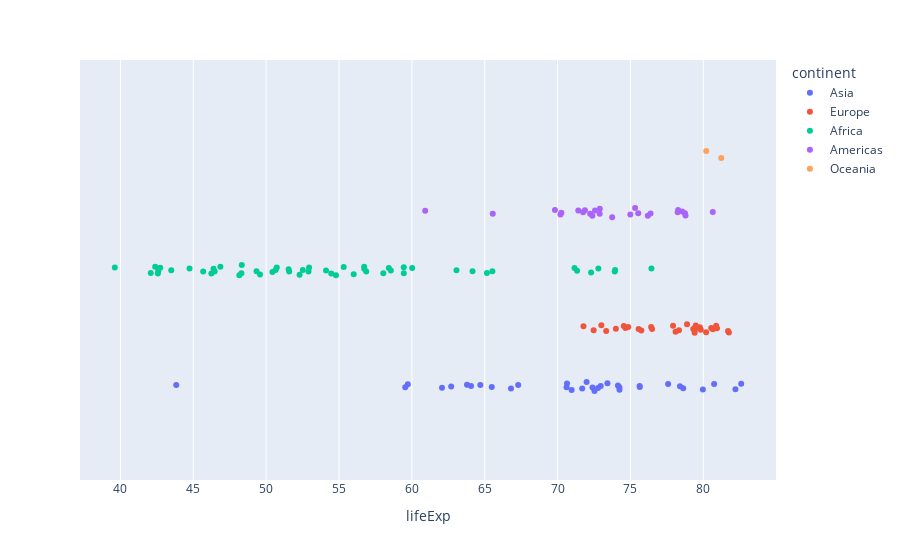

The notebook cell saved with this chart:
### Code cell
px.strip(df,x='lifeExp', color='continent', hover_name='country')

### Figure 1 — Plotly figure (JSON) as saved in the notebook; plotly's stock layout.template omitted (floating-point values rounded to 4 significant figures)
{"data": [{"alignmentgroup": "True", "boxpoints": "all", "fillcolor": "rgba(255,255,255,0)", "hoveron": "points", "hovertemplate": "<b>%{hovertext}</b><br><br>continent=Asia<br>lifeExp=%{x}<extra></extra>", "hovertext": ["Afghanistan", "Bahrain", "Bangladesh", "Cambodia", "China", "Hong Kong, China", "India", "Indonesia", "Iran", "Iraq", "Israel", "Japan", "Jordan", "Korea, Dem. Rep.", "Korea, Rep.", "Kuwait", "Lebanon", "Malaysia", "Mongolia", "Myanmar", "Nepal", "Oman", "Pakistan", "Philippines", "Saudi Arabia", "Singapore", "Sri Lanka", "Syria", "Taiwan", "Thailand", "Vietnam", "West Bank and Gaza", "Yemen, Rep."], "legendgroup": "Asia", "line": {"color": "rgba(255,255,255,0)"}, "marker": {"color": "#636efa"}, "name": "Asia", "offsetgroup": "Asia", "orientation": "h", "pointpos": 0, "showlegend": true, "type": "box", "x": [43.83, 75.64, 64.06, 59.72, 72.96, 82.21, 64.7, 70.65, 70.96, 59.55, 80.75, 82.6, 72.53, 67.3, 78.62, 77.59, 71.99, 74.24, 66.8, 62.07, 63.78, 75.64, 65.48, 71.69, 72.78, 79.97, 72.4, 74.14, 78.4, 70.62, 74.25, 73.42, 62.7], "x0": " ", "xaxis": "x", "y0": " ", "yaxis": "y"}, {"alignmentgroup": "True", "boxpoints": "all", "fillcolor": "rgba(255,255,255,0)", "hoveron": "points", "hovertemplate": "<b>%{hovertext}</b><br><br>continent=Europe<br>lifeExp=%{x}<extra></extra>", "hovertext": ["Albania", "Austria", "Belgium", "Bosnia and Herzegovina", "Bulgaria", "Croatia", "Czech Republic", "Denmark", "Finland", "France", "Germany", "Greece", "Hungary", "Iceland", "Ireland", "Italy", "Montenegro", "Netherlands", "Norway", "Poland", "Portugal", "Romania", "Serbia", "Slovak Republic", "Slovenia", "Spain", "Sweden", "Switzerland", "Turkey", "United Kingdom"], "legendgroup": "Europe", "line": {"color": "rgba(255,255,255,0)"}, "marker": {"color": "#EF553B"}, "name": "Europe", "offsetgroup": "Europe", "orientation": "h", "pointpos": 0, "showlegend": true, "type": "box", "x": [76.42, 79.83, 79.44, 74.85, 73.0, 75.75, 76.49, 78.33, 79.31, 80.66, 79.41, 79.48, 73.34, 81.76, 78.89, 80.55, 74.54, 79.76, 80.2, 75.56, 78.1, 72.48, 74.0, 74.66, 77.93, 80.94, 80.88, 81.7, 71.78, 79.42], "x0": " ", "xaxis": "x", "y0": " ", "yaxis": "y"}, {"alignmentgroup": "True", "boxpoints": "all", "fillcolor": "rgba(255,255,255,0)", "hoveron": "points", "hovertemplate": "<b>%{hovertext}</b><br><br>continent=Africa<br>lifeExp=%{x}<extra></extra>", "hovertext": ["Algeria", "Angola", "Benin", "Botswana", "Burkina Faso", "Burundi", "Cameroon", "Central African Republic", "Chad", "Comoros", "Congo, Dem. Rep.", "Congo, Rep.", "Cote d'Ivoire", "Djibouti", "Egypt", "Equatorial Guinea", "Eritrea", "Ethiopia", "Gabon", "Gambia", "Ghana", "Guinea", "Guinea-Bissau", "Kenya", "Lesotho", "Liberia", "Libya", "Madagascar", "Malawi", "Mali", "Mauritania", "Mauritius", "Morocco", "Mozambique", "Namibia", "Niger", "Nigeria", "Reunion", "Rwanda", "Sao Tome and Principe", "Senegal", "Sierra Leone", "Somalia", "South Africa", "Sudan", "Swaziland", "Tanzania", "Togo", "Tunisia", "Uganda", "Zambia", "Zimbabwe"], "legendgroup": "Africa", "line": {"color": "rgba(255,255,255,0)"}, "marker": {"color": "#00cc96"}, "name": "Africa", "offsetgroup": "Africa", "orientation": "h", "pointpos": 0, "showlegend": true, "type": "box", "x": [72.3, 42.73, 56.73, 50.73, 52.3, 49.58, 50.43, 44.74, 50.65, 65.15, 46.46, 55.32, 48.33, 54.79, 71.34, 51.58, 58.04, 52.95, 56.73, 59.45, 60.02, 56.01, 46.39, 54.11, 42.59, 45.68, 73.95, 59.44, 48.3, 54.47, 64.16, 72.8, 71.16, 42.08, 52.91, 56.87, 46.86, 76.44, 46.24, 65.53, 63.06, 42.57, 48.16, 49.34, 58.56, 39.61, 52.52, 58.42, 73.92, 51.54, 42.38, 43.49], "x0": " ", "xaxis": "x", "y0": " ", "yaxis": "y"}, {"alignmentgroup": "True", "boxpoints": "all", "fillcolor": "rgba(255,255,255,0)", "hoveron": "points", "hovertemplate": "<b>%{hovertext}</b><br><br>continent=Americas<br>lifeExp=%{x}<extra></extra>", "hovertext": ["Argentina", "Bolivia", "Brazil", "Canada", "Chile", "Colombia", "Costa Rica", "Cuba", "Dominican Republic", "Ecuador", "El Salvador", "Guatemala", "Haiti", "Honduras", "Jamaica", "Mexico", "Nicaragua", "Panama", "Paraguay", "Peru", "Puerto Rico", "Trinidad and Tobago", "United States", "Uruguay", "Venezuela"], "legendgroup": "Americas", "line": {"color": "rgba(255,255,255,0)"}, "marker": {"color": "#ab63fa"}, "name": "Americas", "offsetgroup": "Americas", "orientation": "h", "pointpos": 0, "showlegend": true, "type": "box", "x": [75.32, 65.55, 72.39, 80.65, 78.55, 72.89, 78.78, 78.27, 72.23, 74.99, 71.88, 70.26, 60.92, 70.2, 72.57, 76.19, 72.9, 75.54, 71.75, 71.42, 78.75, 69.82, 78.24, 76.38, 73.75], "x0": " ", "xaxis": "x", "y0": " ", "yaxis": "y"}, {"alignmentgroup": "True", "boxpoints": "all", "fillcolor": "rgba(255,255,255,0)", "hoveron": "points", "hovertemplate": "<b>%{hovertext}</b><br><br>continent=Oceania<br>lifeExp=%{x}<extra></extra>", "hovertext": ["Australia", "New Zealand"], "legendgroup": "Oceania", "line": {"color": "rgba(255,255,255,0)"}, "marker": {"color": "#FFA15A"}, "name": "Oceania", "offsetgroup": "Oceania", "orientation": "h", "pointpos": 0, "showlegend": true, "type": "box", "x": [81.23, 80.2], "x0": " ", "xaxis": "x", "y0": " ", "yaxis": "y"}], "layout": {"boxmode": "group", "legend": {"title": {"text": "continent"}, "tracegroupgap": 0}, "margin": {"t": 60}, "xaxis": {"anchor": "y", "domain": [0, 1], "title": {"text": "lifeExp"}}, "yaxis": {"anchor": "x", "domain": [0, 1]}}}
